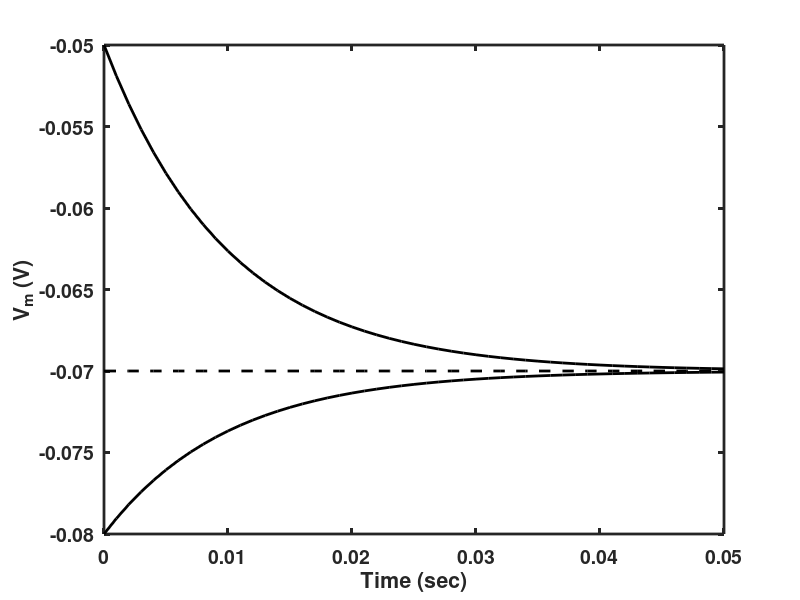

The MATLAB source for this figure:
%Figure_2_2.m
%
% A plot of membrane potential (y1 or y2) against time for a neuron with a
% leak potential of -70mV and no input current, commencing from two
% different initial values.
%
% This code was used to produce Figure 2.2 in the textbook:
% An Introductory Course in Computational Neuroscience
% by Paul Miller, Brandeis University, 2017.
%
%%%%%%%%%%%%%%%%%%%%%%%%%%%%%%%%%%%%%%%%%%%%%%%%%%%%%%%%%%%%%%%%%%%%%%%%%%%
% Set default plotting parameters
set(0,'DefaultLineLineWidth',2,...
    'DefaultLineMarkerSize',8, ...
    'DefaultAxesLineWidth',2, ...
    'DefaultAxesFontSize',14,...
    'DefaultAxesFontWeight','Bold');

tau = 0.010;        % Membrane time constant
t = 0:0.001:0.05;   % vector of time points

E_L = -0.070;       % Leak potential (steady state or resting potential)

y1 = E_L + (-0.050 - E_L)*exp(-t/tau);  % Decay from -50mV 
y2 = E_L + (-0.080 - E_L)*exp(-t/tau);  % Decay from -80mV

% Now clear the current figure then plot the two curves.
clf
plot(t,y1,'k');
hold on
plot(t,y2,'k');
plot(t,E_L*ones(size(t)),'--k') % Plot leak potential as a dashed line
xlabel('Time (sec)')
ylabel('V_m (V)')
